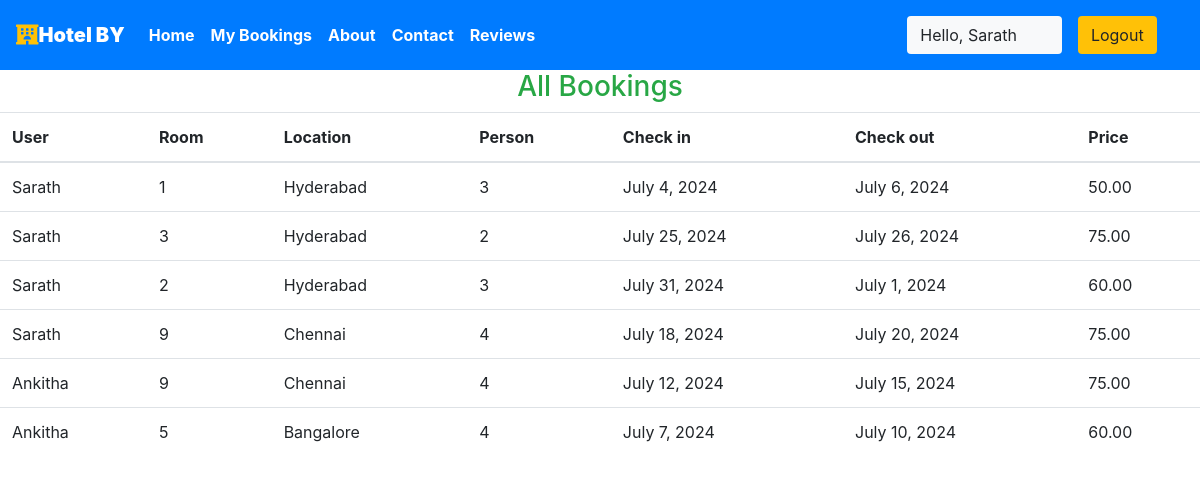
/staff/allbookings (signed in), run on the app's committed database.
### BY/models.py (models this page shows, shortened)
class Reservation(models.Model):
    check_in = models.DateField()
    check_out = models.DateField()
    room = models.ForeignKey(Rooms, on_delete=models.CASCADE, related_name='reservations')
    guest = models.ForeignKey(User, on_delete=models.CASCADE)
    booking_id = models.CharField(max_length=100, default="null")

class Rooms(models.Model):
    ROOM_STATUS = (
        ("1", "available"),
        ("2", "not available"),
    )
    ROOM_TYPE = (
        ("1", "premium"),
        ("2", "deluxe"),
        ("3", "basic"),
    )
    room_type = models.CharField(max_length=50, choices=ROOM_TYPE)
    capacity = models.IntegerField()
    price = models.DecimalField(max_digits=10, decimal_places=2)
    size = models.IntegerField()
    hotel = models.ForeignKey(Hotels, related_name='rooms', on_delete=models.CASCADE)
    status = models.CharField(choices=ROOM_STATUS, max_length=15)
    roomnumber = models.IntegerField()

class Hotels(models.Model):
    name = models.CharField(max_length=30, default="BY")
    owner = models.CharField(max_length=20)
    location = models.CharField(max_length=50)
    state = models.CharField(max_length=50, default="Hyderabad")
    country = models.CharField(max_length=50, default="India")

### BY/views.py (the view)
# urls.py: path('staff/allbookings', views.all_bookings, name="allbookigs"),
@login_required(login_url='/staff')
def all_bookings(request):
    bookings = Reservation.objects.all()
    if not bookings:
        messages.warning(request,"No Bookings Found")
    return HttpResponse(render(request,'staff/allbookings.html',{'bookings':bookings}))

### BY/templates/staff/allbookings.html (shortened to what this page needs)
{% extends 'basic.html' %}
{% block body %}
<h3 class="text-center  text-success">All Bookings </h3>
<table class="table">
    <thead>
        <th>User</th>
        <th>Room</th>
        <th>Location</th>
        <th>Person</th>
        <th>Check in</th>
        <th>Check out</th>
        <th>Price</th>
    </thead>
    {% for each_booking in bookings %}
    <tr>
        <td>{{each_booking.guest.username}}</td>
        <td>{{each_booking.room.roomnumber}}</td>
        <td>{{each_booking.room.hotel.location}}</td>
        <td>{{each_booking.room.capacity}}</td>
        <td>{{each_booking.check_in}}</td>
        <td>{{each_booking.check_out}}</td>
        <td>{{each_booking.room.price}}</td>
    </tr>
    {% endfor %}
</table>
{% endblock body %}

### BY/templates/basic.html (shortened to what this page needs)
{% load static %}
<!DOCTYPE html>
<!DOCTYPE html>
<html lang="en">
<head>
    <link rel="stylesheet" href="https://use.fontawesome.com/releases/v5.7.0/css/all.css">
    <link rel="stylesheet" href="{% static 'bootstrap\bootstrap.css' %}">
    <link rel="stylesheet" href="https://maxcdn.bootstrapcdn.com/bootstrap/4.5.0/css/bootstrap.min.css" >
</head>
<body style="background-image: url('https://source.unsplash.com/random');height: 100%;">
    <div class="container-fluid px-0">
        <nav class="navbar navbar-expand-lg navbar-dark bg-primary font-weight-bold">
            <a class="navbar-brand text-bold bg-black " href="/"><i class="fas fa-hotel text-warning"></i><b>Hotel BY</b></a>
            <div class="collapse navbar-collapse " id="navbarSupportedContent">
                <ul class="navbar-nav mr-auto ">
                    {% if user.is_staff %}
                    <li class="nav-item active">
                        <a class="nav-link text-bold" href="/staffhome">Home </a>
                    </li>
                    {% elif user.is_staff == False and user.is_authenticated %}
                    <li class="nav-item active">
                            <a class="nav-link text-bold" href="/userhome">Home </a>
                        </li>
                    {% else %}
                    <li class="nav-item active">
                            <a class="nav-link text-bold " href="/home"> Home</a>
                        </li>
                    {% endif %}
                    {% if user.is_staff %}
                    <li class="nav-item active">
                        <a class="nav-link text-bold" href="/staff/panel">Dashboard </a>
                    </li>
                    {% elif user.is_staff == False and user.is_authenticated %}
                    <li class="nav-item active">
                            <a class="nav-link text-bold" href="/user/bookings">My Bookings </a>
                        </li>
                    {% endif %}
                    <li class="nav-item active">
                        <a class="nav-link text-bold" href="/about">About</a>
                    </li>
                    <li class="nav-item active">
                        <a class="nav-link text-bold" href="/contact">Contact </a>
                    </li>
                    <li class="nav-item active">
                        <a class="nav-link text-bold" href="/reviews">Reviews </a>
                    </li>
                </ul>
                {% if user.is_authenticated %}
                      <button class="btn btn-group bg-light" data-toggle="modal" data-target="#forlogin">
                       Hello, {{request.user}}
                       <a href="/logout" class="nav-link">
                    <button class="btn btn-group bg-warning" data-toggle="modal" data-target="#forlogin">
                        Logout
                    </button></a>&nbsp; &nbsp;
                    </button>
                {% endif %}
            </div>
        </nav>
    </div>
    {% block body %}
    {% endblock body %}
</body>
</html>

### BY/templates/basic.html (style rules this page uses)
a { text-decoration: none; }

### data on the page
Reservation: guest.username "Sarath", room.roomnumber "1", room.hotel.location "Hyderabad", room.capacity "3", check_in "July 4, 2024", check_out "July 6, 2024", room.price "50.00"
Reservation: guest.username "Sarath", room.roomnumber "3", room.hotel.location "Hyderabad", room.capacity "2", check_in "July 25, 2024", check_out "July 26, 2024", room.price "75.00"
Reservation: guest.username "Sarath", room.roomnumber "2", room.hotel.location "Hyderabad", room.capacity "3", check_in "July 31, 2024", check_out "July 1, 2024", room.price "60.00"
Reservation: guest.username "Sarath", room.roomnumber "9", room.hotel.location "Chennai", room.capacity "4", check_in "July 18, 2024", check_out "July 20, 2024", room.price "75.00"
Reservation: guest.username "Ankitha", room.roomnumber "9", room.hotel.location "Chennai", room.capacity "4", check_in "July 12, 2024", check_out "July 15, 2024", room.price "75.00"
Reservation: guest.username "Ankitha", room.roomnumber "5", room.hotel.location "Bangalore", room.capacity "4", check_in "July 7, 2024", check_out "July 10, 2024", room.price "60.00"

### other printed values
{{ request.user }} "Sarath"
